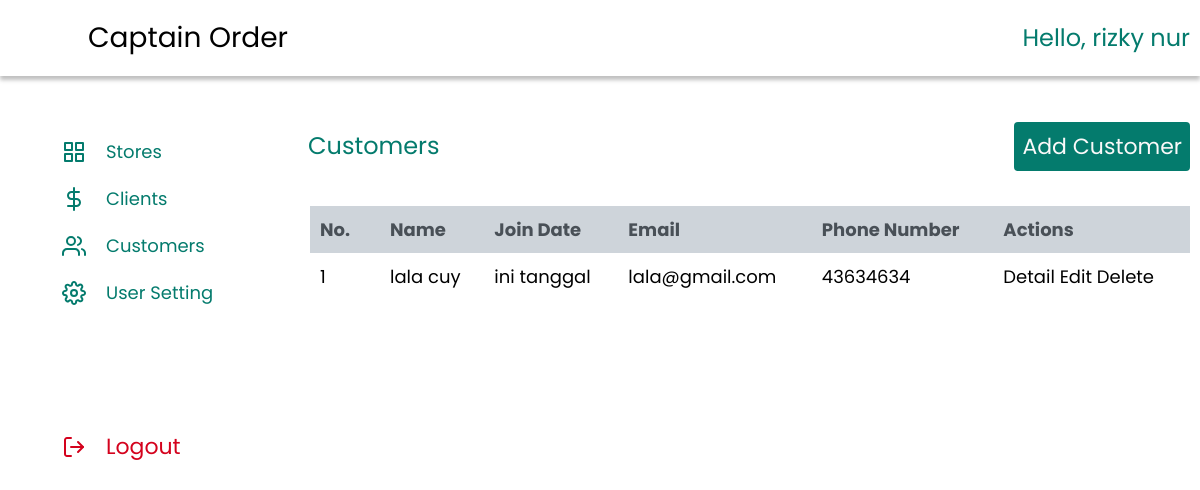
/index_u.php?page=data-customer (signed in), run on an earlier commit of the app's database.
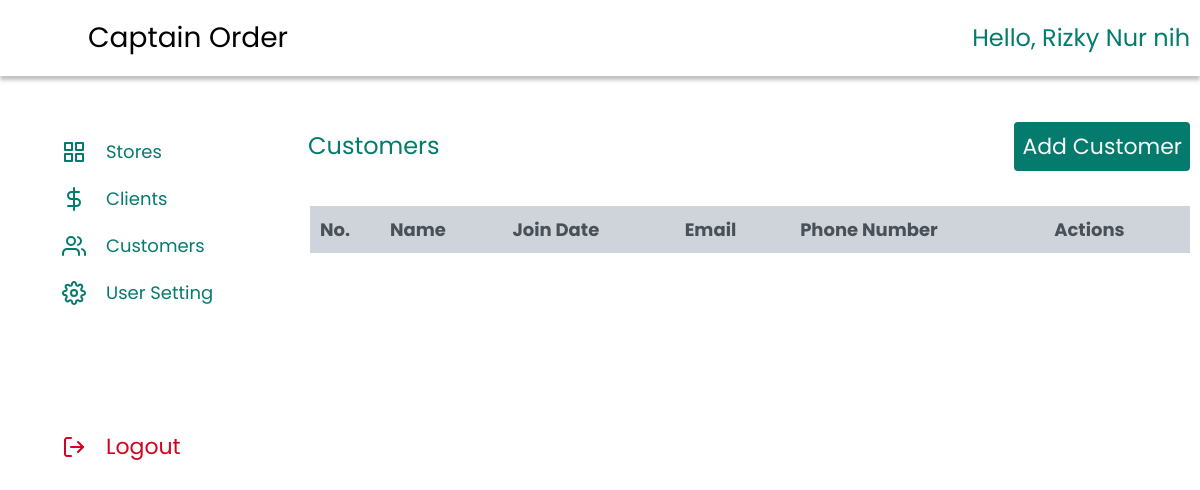
And on a later commit of the database.
### tables this page shows
CREATE TABLE `customer` (
  `id` int(11) NOT NULL,
  `username` varchar(50) NOT NULL,
  `password` varchar(8) NOT NULL,
  `name` varchar(50) NOT NULL,
  `join_date` varchar(100) NOT NULL,
  `email` varchar(20) NOT NULL,
  `phone_number` varchar(13) NOT NULL
);

### super/customer/customers.php (the view)
<?php
$a=1;
 ?>
<div class="head">
	<div class="tittle">
		<p>Customers</p>
	</div>
	<div class="button">
		<a href="?page=add-customer">Add Customer</a>
	</div>
</div>
<div class="cont-show-customer">
	<table>
		<tr>
			<th style="width: 50px;">No.</th>
			<th>Name</th>
			<th>Join Date</th>
			<th>Email</th>
			<th>Phone Number</th>
			<th>Actions</th>
		</tr>
		<?php
		$sql_cek="SELECT *FROM customer";
		$query_cek = mysqli_query($koneksi, $sql_cek);
	  while($data_cek= mysqli_fetch_array($query_cek)) :?>
		<tr>
			<td style="width: 50px;"><?= $a++; ?></td>
			<td><?= $data_cek['name']; ?></td>
			<td><?= $data_cek['join_date']; ?></td>
			<td><?= $data_cek['email']; ?></td>
			<td><?= $data_cek['phone_number']; ?></td>
			<td>
				<a href="?page=detail-customer&kode=<?=$data_cek['id']; ?>">Detail</a>
				<a href="?page=edit-customer&kode=<?=$data_cek['id']; ?>">Edit</a>
				<a href="?page=del-customer&kode=<?=$data_cek['id']; ?>" onclick="return confirm('Apakah anda yakin hapus data ini ?')">Delete</a>
			</td>
		</tr>
	<?php endwhile ?>
	</table>
</div>

### index_u.php (shortened to what this page needs)
<?php
if (!isset($_SESSION["ses_username"])) {
	header("location: ./super/user/login.php");
} else{
	$data_name=$_SESSION["ses_name"];
}
include './inc/koneksi.php';
 ?>
<!DOCTYPE html>
<html>
<head>
	<link href="./dist/css/main.css" rel="stylesheet" />
</head>
<body>
	<div class="header">
		<div class="brand">
			<div class="image">
			</div>
			<div class="text">
				<p>Captain Order</p>
			</div>
		</div>
		<div class="greet">
			<p>Hello, <?= $data_name; ?></p>
		</div>
	</div>
	<div class="container">
		<div class="aside">
			<div class="navbar">
				<div class="nav">
					<div class="image">
					</div>
					<a href="?page=data-store">Stores</a>
				</div>
				<div class="nav">
					<div class="image">
					</div>
					<a href="?page=data-client">Clients</a>
				</div>
				<div class="nav">
					<div class="image">
					</div>
					<a href="?page=data-customer">Customers</a>
				</div>
				<div class="nav">
					<div class="image">
					</div>
					<a href="?page=edit-user">User Setting</a>
				</div>
			</div>
			<div class="logout">
				<div class="log">
					<div class="image">
					</div>
					<a href="./super/user/logout.php" onclick="return confirm('Apakah anda yakin ingin keluar?')">Logout</a>
				</div>
			</div>
		</div>
		<div class="content">
			<?php
				if (isset($_GET['page'])) {
				 	$hal=$_GET['page'];
				 	switch ($hal) {
				 		case 'data-customer':
				 			include './super/customer/customers.php';
				 			break;
				 	}
				 } else {
			 			include './super/store/stores.php';
				 }
			?>
		</div>
	</div>
</body>
</html>

What changed in the data, as far as the page shows it:
removed customer: name "lala cuy", join_date "ini tanggal", email "lala@gmail.com", phone_number "43634634"
Also different on the page:
$data_name: "rizky nur" → "Rizky Nur nih"
